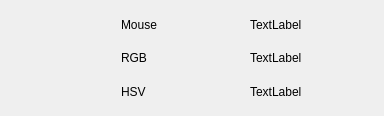
<?xml version="1.0" encoding="UTF-8"?>
<ui version="4.0">
 <class>CaptureColorClass</class>
 <widget class="QWidget" name="CaptureColorClass">
  <property name="geometry">
   <rect>
    <x>0</x>
    <y>0</y>
    <width>384</width>
    <height>116</height>
   </rect>
  </property>
  <property name="windowTitle">
   <string>CaptureColor</string>
  </property>
  <layout class="QVBoxLayout" name="verticalLayout">
   <item>
    <layout class="QGridLayout" name="gridLayout">
     <item row="0" column="0" rowspan="3">
      <widget class="ColorWidget" name="widgetColor" native="true">
       <property name="minimumSize">
        <size>
         <width>49</width>
         <height>49</height>
        </size>
       </property>
       <property name="maximumSize">
        <size>
         <width>49</width>
         <height>49</height>
        </size>
       </property>
      </widget>
     </item>
     <item row="0" column="1" rowspan="3">
      <widget class="ColorWidgetPoint" name="widgetColorPoint" native="true">
       <property name="minimumSize">
        <size>
         <width>49</width>
         <height>49</height>
        </size>
       </property>
       <property name="maximumSize">
        <size>
         <width>49</width>
         <height>49</height>
        </size>
       </property>
      </widget>
     </item>
     <item row="0" column="2">
      <widget class="QLabel" name="label_4">
       <property name="text">
        <string>Mouse</string>
       </property>
      </widget>
     </item>
     <item row="0" column="3">
      <widget class="QLabel" name="label_ms">
       <property name="text">
        <string>TextLabel</string>
       </property>
      </widget>
     </item>
     <item row="1" column="2">
      <widget class="QLabel" name="label">
       <property name="text">
        <string>RGB</string>
       </property>
      </widget>
     </item>
     <item row="1" column="3">
      <widget class="QLabel" name="label_rgb">
       <property name="text">
        <string>TextLabel</string>
       </property>
      </widget>
     </item>
     <item row="2" column="2">
      <widget class="QLabel" name="label_2">
       <property name="text">
        <string>HSV</string>
       </property>
      </widget>
     </item>
     <item row="2" column="3">
      <widget class="QLabel" name="label_hsv">
       <property name="text">
        <string>TextLabel</string>
       </property>
      </widget>
     </item>
    </layout>
   </item>
  </layout>
 </widget>
 <layoutdefault spacing="6" margin="11"/>
 <customwidgets>
  <customwidget>
   <class>ColorWidget</class>
   <extends>QWidget</extends>
   <header>colorwidget.h</header>
   <container>1</container>
  </customwidget>
  <customwidget>
   <class>ColorWidgetPoint</class>
   <extends>QWidget</extends>
   <header>colorwidgetpoint.h</header>
   <container>1</container>
  </customwidget>
 </customwidgets>
 <resources>
  <include location="capturecolor.qrc"/>
 </resources>
 <connections/>
</ui>
